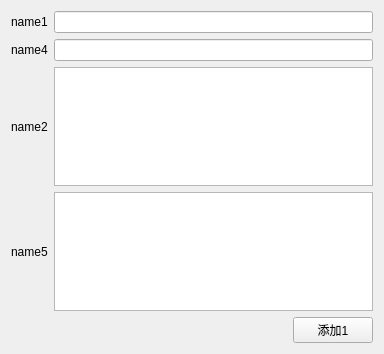
<?xml version="1.0" encoding="UTF-8"?>
<ui version="4.0">
 <class>Form</class>
 <widget class="QWidget" name="Form">
  <property name="geometry">
   <rect>
    <x>0</x>
    <y>0</y>
    <width>384</width>
    <height>354</height>
   </rect>
  </property>
  <property name="windowTitle">
   <string>Form</string>
  </property>
  <layout class="QVBoxLayout" name="verticalLayout_2">
   <item>
    <layout class="QVBoxLayout" name="verticalLayout">
     <item>
      <layout class="QHBoxLayout" name="horizontalLayout_4">
       <item>
        <widget class="QLabel" name="label">
         <property name="text">
          <string>name1</string>
         </property>
        </widget>
       </item>
       <item>
        <widget class="QLineEdit" name="lineEdit"/>
       </item>
      </layout>
     </item>
     <item>
      <layout class="QHBoxLayout" name="horizontalLayout_2">
       <item>
        <widget class="QLabel" name="label_4">
         <property name="text">
          <string>name4</string>
         </property>
        </widget>
       </item>
       <item>
        <widget class="QLineEdit" name="lineEdit_2"/>
       </item>
      </layout>
     </item>
     <item>
      <layout class="QHBoxLayout" name="horizontalLayout_3">
       <item>
        <widget class="QLabel" name="label_2">
         <property name="text">
          <string>name2</string>
         </property>
        </widget>
       </item>
       <item>
        <widget class="QTextEdit" name="textEdit"/>
       </item>
      </layout>
     </item>
     <item>
      <layout class="QHBoxLayout" name="horizontalLayout">
       <item>
        <widget class="QLabel" name="label_5">
         <property name="maximumSize">
          <size>
           <width>40</width>
           <height>16777215</height>
          </size>
         </property>
         <property name="text">
          <string>name5</string>
         </property>
        </widget>
       </item>
       <item>
        <widget class="QTextEdit" name="textEdit_2"/>
       </item>
      </layout>
     </item>
    </layout>
   </item>
   <item>
    <layout class="QHBoxLayout" name="horizontalLayout_5">
     <item>
      <spacer name="horizontalSpacer">
       <property name="orientation">
        <enum>Qt::Horizontal</enum>
       </property>
       <property name="sizeHint" stdset="0">
        <size>
         <width>168</width>
         <height>20</height>
        </size>
       </property>
      </spacer>
     </item>
     <item>
      <widget class="QPushButton" name="pushButton">
       <property name="text">
        <string>添加1</string>
       </property>
      </widget>
     </item>
    </layout>
   </item>
  </layout>
 </widget>
 <resources/>
 <connections/>
</ui>
